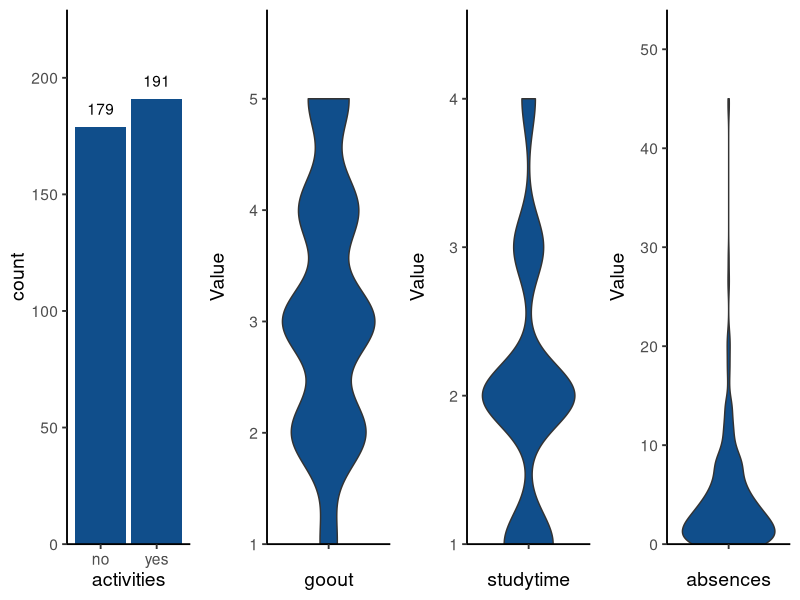
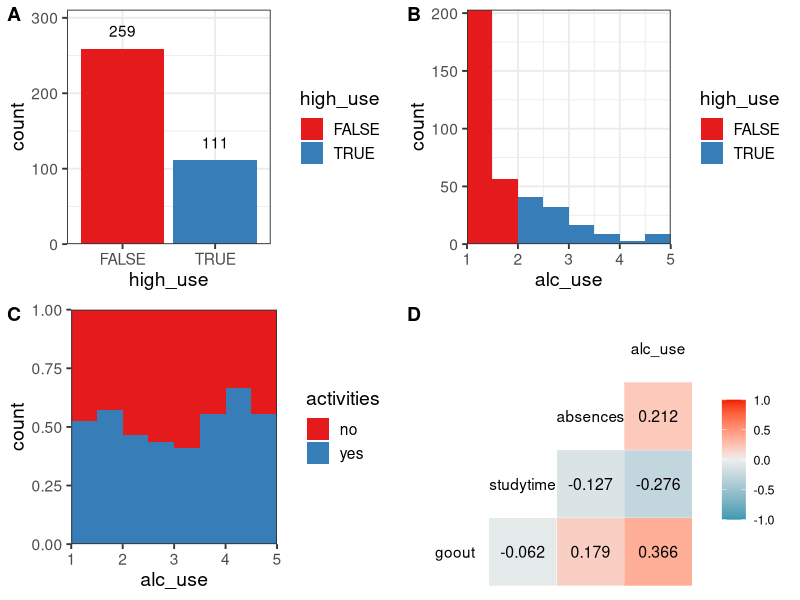
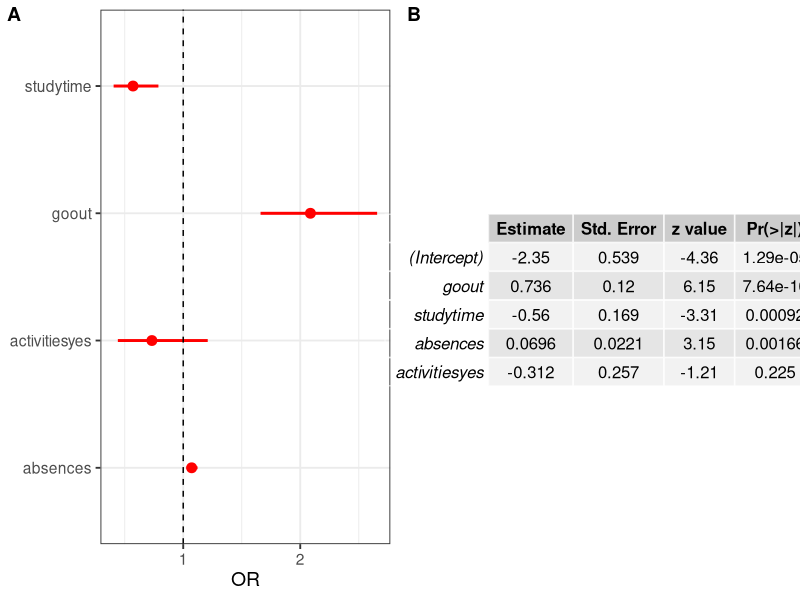
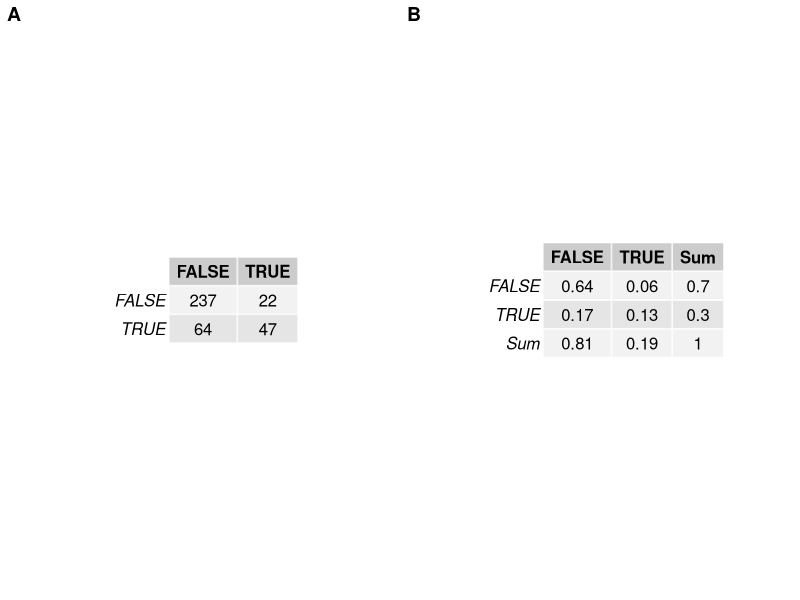

Recreate these plots in R, in order.
## ---- chunk 1
library(GGally) ## plotting
library(ggpubr) ## package which contains ggplot2 + useful tools 
library(tidyverse) ## wrangling
library(gridExtra) ## for plotting tables 
## ---- chunk 2
# Read file that was wrangled + stringsAsFactors for glm in advance
alc <- read.delim("Data/alc.tsv", header = T, sep = "\t")

# Print colnames -> variables
colnames(alc)
## ---- chunk 3

## selected variables to be plotted
variables <- c("activities", "goout", "studytime", "absences")

## Generate a list of plots
p.list <- lapply(variables, function(x) {
  
  ## Create a data.frame for plotting with variable name as one columns 
  tmp <- alc[x] %>% dplyr::rename(Value=x) %>% mutate({{x}}:=x)

  ## if value is numeric we want to plot distributions as violin plots
  if (is.numeric(tmp$Value)) {
     ggplot(tmp, aes_string(y="Value", x=x)) +
      geom_violin(fill="dodgerblue4") +
      scale_y_continuous(expand = expansion(mult = c(0, .2))) + # remove spaces of axis/plot
      theme_classic(14) +
      theme(axis.text.x =element_blank())
  ## Else we want to plot bar plots for categorical variable occurrences
  } else {
    ggplot(tmp, aes_string(x="Value")) +
      geom_bar(position = "dodge", fill="dodgerblue4") +
      geom_text(stat='count', aes(label=..count..), vjust=-1) +
      scale_y_continuous(expand = expansion(mult = c(0, .2))) + 
      theme_classic(14) +
      xlab(x)
    }
})

## plot the list of plots
ggarrange(plotlist = p.list, nrow = 1, align = "hv")
## ---- chunk 4

## plot bar plot of high vs non high use
p1 <- ggplot(alc, aes(x=high_use, fill=high_use)) +
  geom_bar(position="dodge") +
  scale_fill_brewer(palette = "Set1") +
  geom_text(stat='count', aes(label=..count..), vjust=-1) +
  scale_y_continuous(expand = expansion(mult = c(0, .2))) + 
  theme_bw(14)

## plot distribution of alcohol use and color high use
p2 <- ggplot(alc, aes(x=alc_use, fill=high_use)) +
  geom_histogram(binwidth = 0.5,boundary=0) +
  scale_fill_brewer(palette = "Set1") +
  scale_y_continuous(expand = expansion(mult = c(0, 0))) + 
  scale_x_continuous(expand = expansion(mult = c(0, 0))) + 
  theme_bw(14)

# for activities variable plot proportions among alchol usage
p3 <- ggplot(alc, aes(x=alc_use, fill=activities)) +
  geom_histogram(binwidth = 0.5, position="fill",boundary=0) +
  scale_fill_brewer(palette = "Set1") +
  scale_y_continuous(expand = expansion(mult = c(0, 0))) + 
  scale_x_continuous(expand = expansion(mult = c(0, 0))) + 
  theme_bw(14)

## select numeric variables for plotting correlation plot. Lets use spearman for simplicity.
vars.to.cor <- c("goout", "studytime", "absences", "alc_use") 
p4 <- alc %>% 
  select(any_of(vars.to.cor)) %>% 
  ggcorr(palette = "RdBu", label = TRUE, label_round=3, method=c("everything", "spearman"))

## combine plots
ggarrange(p1,p2,p3,p4, nrow = 2, ncol = 2, labels = LETTERS[1:4])
  
## ---- chunk 5
## Read file that was wrangled
m <- glm(high_use ~ goout + studytime + absences + activities, data = alc, family = "binomial")

## compute odds ratios (OR)
OR <- coef(m) %>% exp

## compute confidence intervals (CI)
CI <- confint(m) %>% exp

## save the odds ratios with their confidence intervals
res <- as.data.frame(cbind(OR, CI)) %>% 
  rownames_to_column("Variable") %>% 
  dplyr::filter(Variable!="(Intercept)")

## Generate OR plot
p.or <- ggplot(res, aes(x = OR, y = Variable)) + 
  geom_point(colour="red", size=3) + 
  geom_segment(aes(x = `2.5 %`, xend= `97.5 %`, yend=Variable), colour="red", lwd=1) +
  geom_vline(xintercept = 1, linetype="dashed") +
  ylab(NULL) +
  theme_bw(14)

## generate table plot for model summary
p.tab <- summary(m)$coefficients %>% as.data.frame() %>%
  mutate_all(function(x) signif(x, digits = 3)) %>% 
  tableGrob()

## Combine plots
ggarrange(p.or, p.tab, nrow=1, labels = c("A","B"))
## ---- chunk 6
test.mod1 <- glm(high_use ~ goout + studytime + absences + activities, data = alc, family = "binomial") # with rank
test.mod2 <- glm(high_use ~ goout + studytime + absences, data = alc, family = "binomial") # without rank

anova(test.mod1, test.mod2, test="LRT")

## ---- chunk 7

## Generate model with significant variables
m2 <- glm(high_use ~ goout + studytime + absences, data = alc, family = "binomial")

# predict() the probability of high_use
probabilities <- predict(m2, type = "response")

# add the predicted probabilities to 'alc'
alc <- mutate(alc, probability = probabilities)

# use the probabilities to make a prediction of high_use
alc <- mutate(alc, prediction = probability>0.5)

# tabulate the target variable versus the predictions. Unclass here enables us to keep 2x2 format with tableGrob
p.tab1 <- table(high_use = alc$high_use, prediction = alc$prediction) %>% unclass() %>% 
  tableGrob()

## plot prop table
p.tab2 <- table(high_use = alc$high_use, prediction = alc$prediction) %>% 
  prop.table() %>% 
  round(digits = 2) %>%
  addmargins() %>% 
  tableGrob()

## Combine plots
ggarrange(p.tab1, p.tab2, nrow=1, labels = c("A", "B"))
## ---- chunk 8

# define a loss function (average prediction error)
loss_func <- function(class, prob) {
  n_wrong <- abs(class - prob) > 0.5
  mean(n_wrong)
}

## Lets make a quess with probability of high use as 1
loss_func(class = alc$high_use,
          prob = 1)

## Lets make a quess with probability of high use as 0
loss_func(class = alc$high_use,
          prob = 0)

## Lets make a quess with probability of high as predicted by our model
loss_func(class = alc$high_use,
          prob = alc$prediction)
## ---- chunk 9
# K-fold cross-validation
library(boot)
cv <- cv.glm(data = alc, cost = loss_func, glmfit = m2, K = 10)

# average number of wrong predictions in the cross validation
cv$delta[1]
## ---- chunk 10
date()
sessionInfo()
